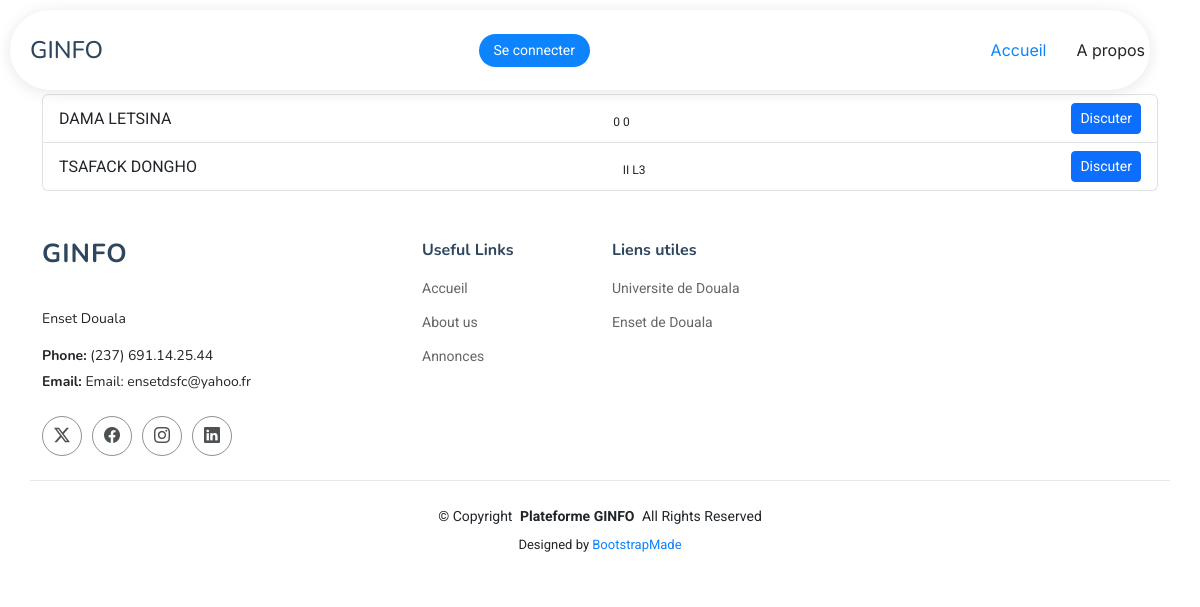
Before: /chat/message (signed in) with the older database file.
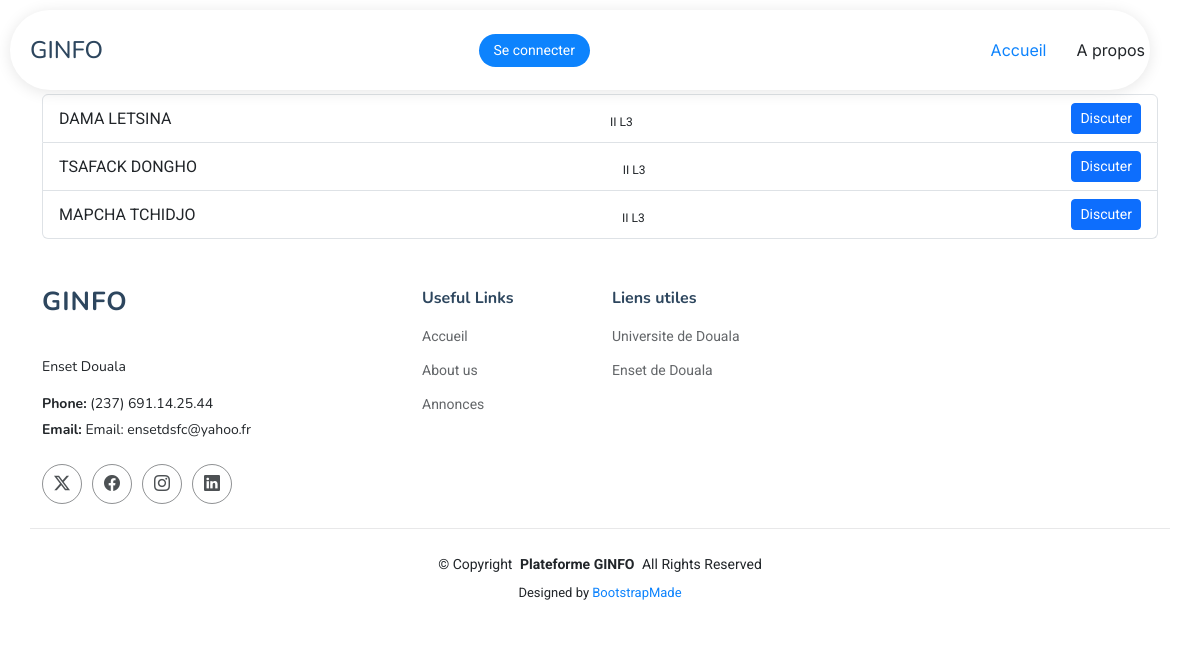
After: the same page with the newer database file.
### Etudiants/models.py (models this page shows, shortened)
class Etudiant(AbstractBaseUser,PermissionsMixin):
    matricule=models.CharField(max_length=10,unique=True,verbose_name="identifiant")
    nom=models.CharField(max_length=255,verbose_name="nom")
    prenom=models.CharField(max_length=255,verbose_name="prenom")
    password = models.CharField(max_length=10,verbose_name="mot de passe")
    annee=models.CharField(max_length=4,verbose_name="annee d'inscription",default=0)
    niveau=models.CharField(max_length=9,default=0,verbose_name="niveau")
    filiere =models.CharField(max_length=4,verbose_name="filiere",default=0)
    profil=models.CharField(max_length=255,verbose_name="profil")
    is_active = models.BooleanField(default=True)
    is_admin = models.BooleanField(default=False)
    is_staff= models.BooleanField(default=False)
    is_superuser = models.BooleanField(default=False)
    objects=EtudiantManager()
    USERNAME_FIELD="matricule"
    REQUIRED_FIELDS = ["password"]

### chat/views.py (the view)
@login_required
def contact_list(request):
    contacts = Etudiant.objects.exclude(id=request.user.id)
    return render(request, 'chat/list_etudiants.html', {'contacts': contacts})

### chat/templates/chat/list_etudiants.html
{% extends 'base.html' %}
{% block content %}
  <div class="container mt-5">
    <h2>Liste des Contacts</h2>
    {% if contacts %}
      <ul class="list-group">
        {% for contact in contacts %}
          <li class="list-group-item d-flex justify-content-between align-items-center">
             {{ contact.nom }}<sub>{{contact.filiere}} {{contact.niveau}}</sub>
            <a href="{% url 'chat_view' contact.id %}" class="btn btn-primary btn-sm">Discuter</a>
          </li>
        {% endfor %}
      </ul>
    {% else %}
      <p>Aucun contact disponible.</p>
    {% endif %}
  </div>
{% endblock %}

Changed rows visible on the page:
changed Etudiant "DAMA LETSINA": filiere "0" → "II"; niveau "0" → "L3"
added Etudiant: nom "MAPCHA TCHIDJO", filiere "II", niveau "L3"
